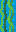

A 2D game scene composited from a Tiled map and its tileset images. What follows is a short description and the map's XML, with every tile layer's data as written:
An orthogonal 1x2 tile map with 16x16 px tiles, 2 tile layers (Tile Layer 1, Tile Layer 2).

<map version="1.10" tiledversion="1.11.2" orientation="orthogonal" renderorder="right-down" width="1" height="2" tilewidth="16" tileheight="16" infinite="0" nextlayerid="3" nextobjectid="1">
 <tileset firstgid="1" source="Blocks.tsx" />
 <layer id="1" name="Tile Layer 1" width="1" height="2">
  <data encoding="csv">
37,
37
</data>
 </layer>
 <layer id="2" name="Tile Layer 2" width="1" height="2">
  <data encoding="csv">
0,
0
</data>
 </layer>
</map>
